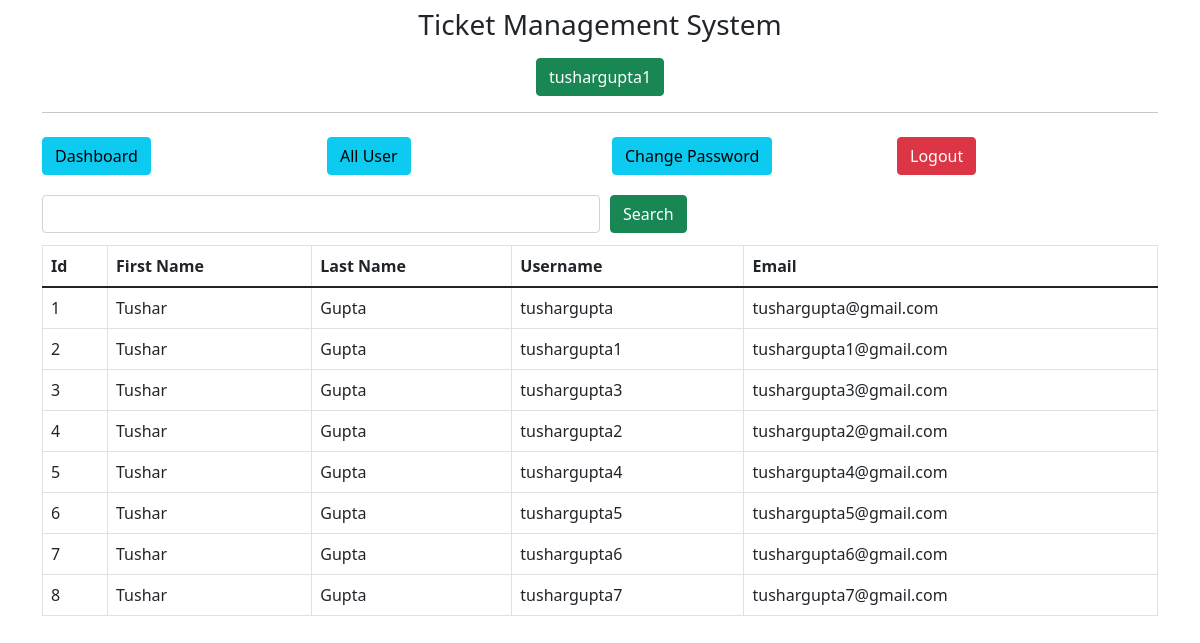
/admin/get-all-user (signed in), run on the app's committed database.
### app.py (models this page shows, shortened)
class User(db.Model):
    id = db.Column(db.Integer, primary_key=True)
    username = db.Column(db.String(20), nullable=False, unique=True)
    firstname= db.Column(db.String(40), nullable=True)
    lastname = db.Column(db.String(40), nullable=True)
    email    = db.Column(db.String(100), nullable=False, unique=True)
    password = db.Column(db.String(255), nullable=False)

### app.py (the view)
@app.route('/admin/get-all-user', methods=["POST","GET"])
def adminGetAllUser():
    if not session.get('admin_id'):
        return redirect('/admin/')
    if request.method== "POST":
        search=request.form.get('search')
        users = User.query.all()
        return render_template('admin/all-user.html',title='Approve User',users=users)
    else:
        users=User.query.all()
        return render_template('admin/all-user.html',title='Approve User',users=users)

### templates/admin/all-user.html
{% extends "admin/layout.html"%}
{% block content %}
<div class="container">
    {% include 'admin/navbar.html' %}
    <div class="my-2">
        <form action="" method="POST" style="width:100%">
            <div class="d-flex align-items-center">
                <input type="text" name="search" id="search" class="form-control my-1 w-50">
                <button type="submit" class="btn btn-success " style="margin-left:10px;">Search</button>
            </div>
        </form>
    </div>
    <div class="my-2">
        <div class="table-responsive">
            <table class="table table-bordered">
                <thead>
                    <tr>
                        <th>Id</th>
                        <th>First Name</th>
                        <th>Last Name</th>
                        <th>Username</th>
                        <th>Email</th>
                    </tr>
                </thead>
                <tbody>
                    {% for user in users %}
                    <tr>
                        <td>{{user.id}}</td>
                        <td>{{user.firstname}}</td>
                        <td>{{user.lastname}}</td>
                        <td>{{user.username}}</td>
                        <td>{{user.email}}</td>
                    </tr>
                    {% endfor %}
                </tbody>
            </table>
        </div>
    </div>
</div>
{% endblock content %}

### templates/admin/layout.html (shortened to what this page needs)
<!DOCTYPE html>
<html lang="en">
<head>
    <link href="https://cdn.jsdelivr.net/npm/bootstrap@5.1.3/dist/css/bootstrap.min.css" rel="stylesheet">
</head>
<body>
    <div class="container my-2">
        <div class="d-flex justify-content-center align-items-center">
            <h3>
                Ticket Management System
            </h3>
        </div>
        <div class="my-2 text-center">
            {% if session.admin_name %}
            <button class="btn btn-success">{{session.admin_name}}</button>
            {% endif %}
        </div>
        <hr>
    </div>
    {% block content %} {% endblock content %}
</body>
</html>

### data on the page
User: admin_name "tushargupta1", id "2", firstname "Tushar", lastname "Gupta", username "tushargupta1", email "tushargupta1@gmail.com"
User: id "1", firstname "Tushar", lastname "Gupta", username "tushargupta", email "tushargupta@gmail.com"
User: id "3", firstname "Tushar", lastname "Gupta", username "tushargupta3", email "tushargupta3@gmail.com"
User: id "4", firstname "Tushar", lastname "Gupta", username "tushargupta2", email "tushargupta2@gmail.com"
User: id "5", firstname "Tushar", lastname "Gupta", username "tushargupta4", email "tushargupta4@gmail.com"
User: id "6", firstname "Tushar", lastname "Gupta", username "tushargupta5", email "tushargupta5@gmail.com"
User: id "7", firstname "Tushar", lastname "Gupta", username "tushargupta6", email "tushargupta6@gmail.com"
User: id "8", firstname "Tushar", lastname "Gupta", username "tushargupta7", email "tushargupta7@gmail.com"
